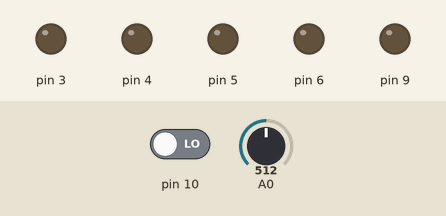
A sketch run on a simulated Arduino Uno, built with avr-gcc and run on an emulated ATmega328P. Parts: output pins drawn as LEDs (lit = HIGH). Dashed ring = blinking. Inputs (shaded band) come from the test bench; at power-on: pin 10 LOW, A0 = 512.

Above: at 1.2 s.
1.3 s: pin 10 driven HIGH
At 1.8 s:
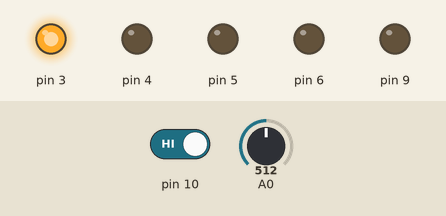
4.3 s: A0 set to 445
7.3 s: A0 set to 426
10.3 s: A0 set to 306
13.3 s: A0 set to 122
At 14.2 s:
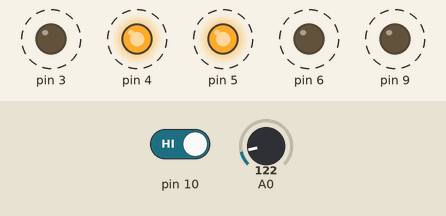
Timing chart, 0 to 17.3 s (numbered marks = the images above; inputs shaded):
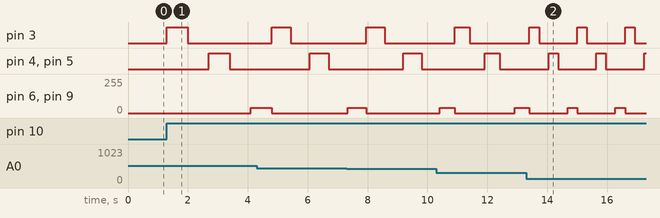

The sketch:

tp_n_2_lectura_digital_an_loga1.ino
```cpp
int pot, Vel;
void setup()
{
 pinMode( 3 , OUTPUT);
 pinMode( 4 , OUTPUT);
 pinMode( 5 , OUTPUT);
 pinMode( 6 , OUTPUT);
 pinMode( 9 , OUTPUT);
 pinMode( 10, INPUT);
 pinMode( A0, INPUT);
}
void loop()
{
  pot = analogRead(A0);
  Vel = map(pot, 0, 1024, 200, 1200);
  if( digitalRead( 10 ) == HIGH )
 {
 analogWrite( 3 , 255);
 delay(Vel);
 analogWrite( 3 , 0);
 delay(Vel);
 }
  if( digitalRead( 10 ) == HIGH )
 {
 pot = analogRead(A0);
 Vel = map(pot, 0, 1024, 200, 1200);
 digitalWrite( 4 , HIGH);
 digitalWrite( 5 , HIGH );
 analogWrite( 3 ,0);
 delay(Vel);
 pot = analogRead(A0);
 Vel = map(pot, 0, 1024, 200, 1200);
 digitalWrite( 4 , LOW);
 digitalWrite( 5 , LOW);
 delay( Vel );
 }
  if( digitalRead( 10 ) == HIGH )
 {
 pot = analogRead(A0);
 Vel = map(pot, 0, 1024, 200, 1200);
 analogWrite( 6 , 40);
 analogWrite( 9 , 40);
 delay(Vel);
 pot = analogRead(A0);
 Vel = map(pot, 0, 1024, 200, 1200);
 analogWrite( 6 , 0);
 analogWrite( 9 , 0);
 }
}
```

Measured:
- after the input at 1.3 s, pin 3: LOW → HIGH at once, → LOW 0.70 s later; pin 4, pin 5: LOW → HIGH after 1.4 s, → LOW 0.70 s later; pin 6, pin 9: 0/255 → 40/255 after 2.8 s
- after the input at 13.3 s, pin 3: alternates HIGH for 0.32 s and LOW for 1.3 s, starting after 0.43 s
